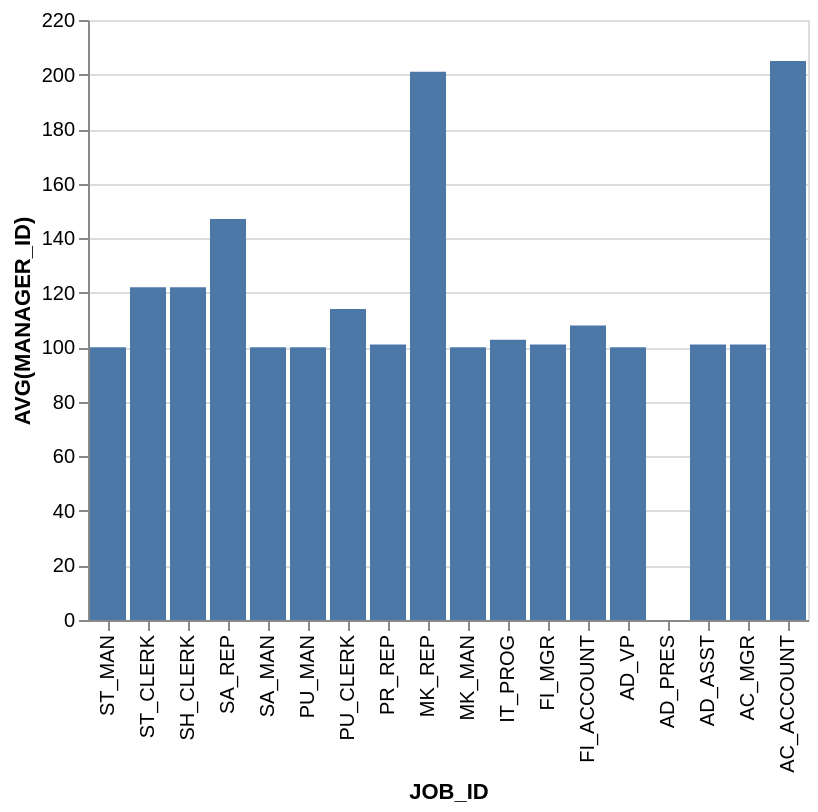

Vega-Lite specification stored for this chart:
### Vega-Lite specification from a JSON file in a GitHub repository (floating-point values rounded to 4 significant figures)
{"data": {"values": [{"x_data": "AC_ACCOUNT", "y_data": 205}, {"x_data": "AC_MGR", "y_data": 101}, {"x_data": "AD_ASST", "y_data": 101}, {"x_data": "AD_PRES", "y_data": 0}, {"x_data": "AD_VP", "y_data": 100}, {"x_data": "FI_ACCOUNT", "y_data": 108}, {"x_data": "FI_MGR", "y_data": 101}, {"x_data": "IT_PROG", "y_data": 102.8}, {"x_data": "MK_MAN", "y_data": 100}, {"x_data": "MK_REP", "y_data": 201}, {"x_data": "PR_REP", "y_data": 101}, {"x_data": "PU_CLERK", "y_data": 114}, {"x_data": "PU_MAN", "y_data": 100}, {"x_data": "SA_MAN", "y_data": 100}, {"x_data": "SA_REP", "y_data": 147}, {"x_data": "SH_CLERK", "y_data": 122}, {"x_data": "ST_CLERK", "y_data": 122}, {"x_data": "ST_MAN", "y_data": 100}]}, "mark": "bar", "encoding": {"x": {"field": "x_data", "type": "nominal", "title": "JOB_ID", "sort": "descending"}, "y": {"field": "y_data", "type": "quantitative", "title": "AVG(MANAGER_ID)"}}}
